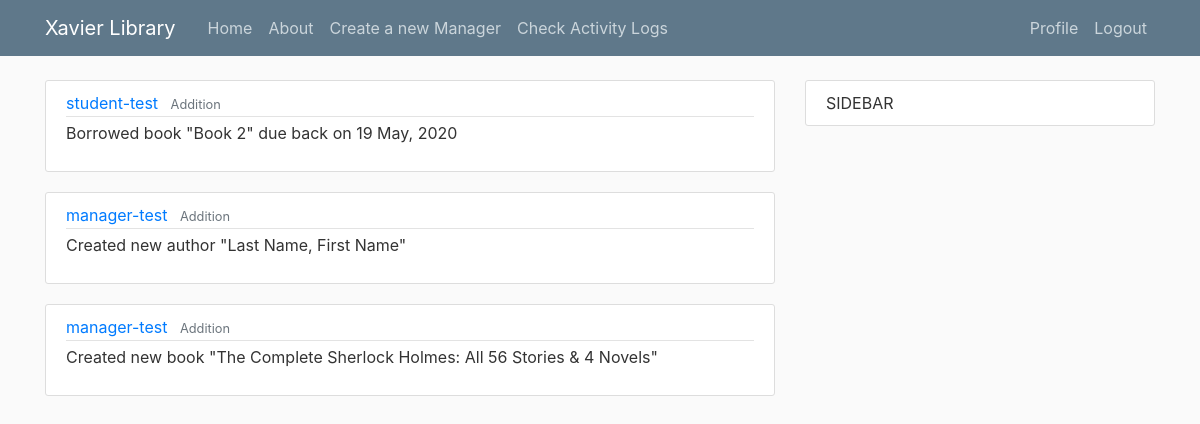
Screenshot of /logentry/ (signed in) with the database file from the repository.
### users/models.py (models this page shows, shortened)
class Activity(models.Model):
    action_time = models.DateTimeField(auto_now=True)
    user = models.ForeignKey(Profile, on_delete=models.SET_NULL, null=True)
    action = models.CharField(max_length=256)
    content = models.CharField(max_length=256)

class Profile(models.Model):
	user = models.OneToOneField(User, on_delete=models.CASCADE)
	image = models.ImageField(default ='default.jpg',upload_to='profile_pics')
	IDnum = models.CharField(max_length=8, blank=True)
	Role = models.ForeignKey('Role' , on_delete=models.SET_NULL, null=True)
	SecurityQuestion = models.CharField(max_length=50, blank=True)
	SecurityAnswer = models.CharField(max_length=30, blank=True)

### library/views.py (the view)
# urls.py: path('logentry/',LogEntryListView.as_view(), name= 'log-entry'),
class LogEntryListView(LoginRequiredMixin, UserPassesTestMixin, ListView):
	model = Activity
	template_name = 'library/logentry.html'
	context_object_name = 'activities'
	def test_func(self):
		if str(self.request.user.profile.Role) == "Administrator":
			return True
		return False

### users/models.py (called while the page is built)
	def __str__(self):
		return self.name

### library/templates/library/logentry.html
{% extends "library/base.html" %}
{% block content%}
	{% for activity in activities %}
		<article class="media content-section">
		  <div class="media-body">
		    <div class="article-metadata">
		      <a class="mr-2" href="#">{{ activity.user.user }}</a>
		      <small class="text-muted">{{ activity.action }}</small>
		    </div>
			  <p>{{ activity.content }}</p>
		  </div>
		</article>
	{% endfor %}
{% endblock content %}

### library/static/library/main.css (style rules this page uses)
body { background: #fafafa; color: #333333; margin-top: 5rem; }
.content-section { background: #ffffff; padding: 10px 20px; border: 1px solid #dddddd; border-radius: 3px; margin-bottom: 20px; }
.article-metadata { padding-bottom: 1px; margin-bottom: 4px; border-bottom: 1px solid #e3e3e3 }

### rows the page displays
Activity: user.user "student-test", action "Addition", content "Borrowed book \"Book 2\" due back on 19 May, 2020"
Activity: user.user "manager-test", action "Addition", content "Created new author \"Last Name, First Name\""
Activity: user.user "manager-test", action "Addition", content "Created new book \"The Complete Sherlock Holmes: All 56 Stories & 4 Novels\""
